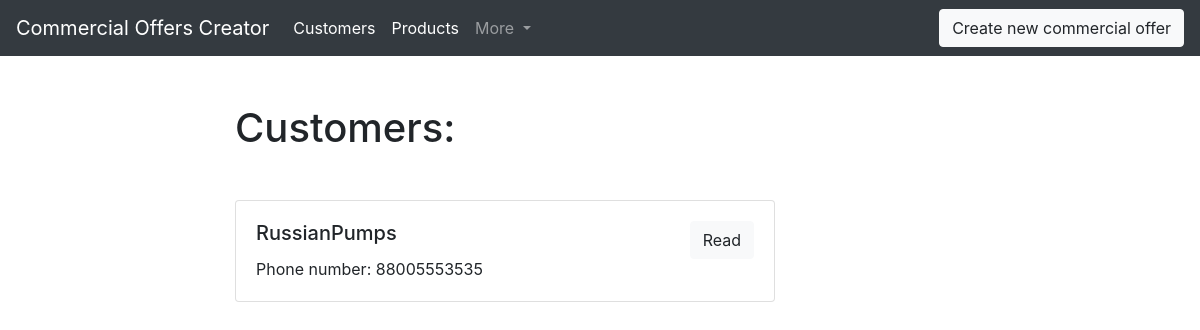
The page /COC/customers on the database as committed earlier.
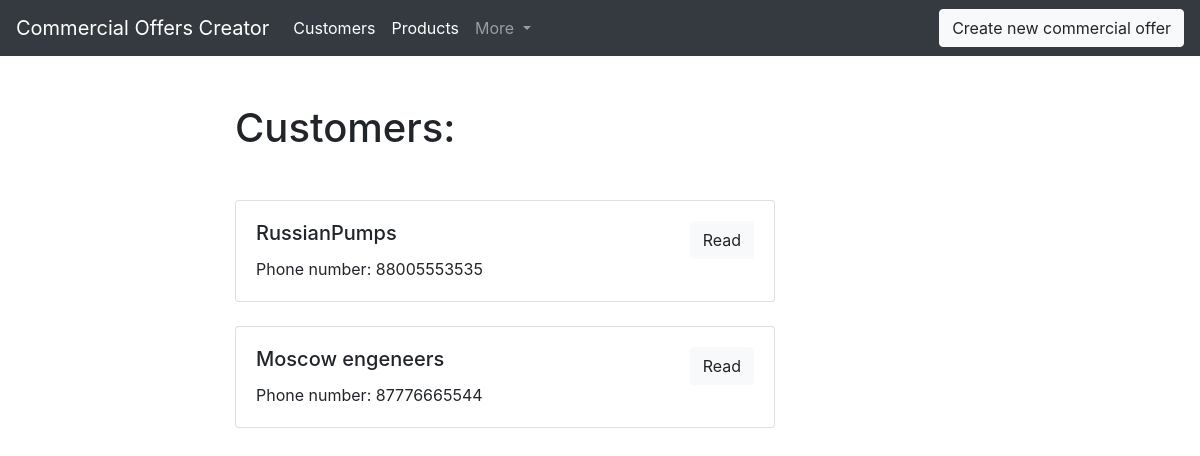
The same page on the database as committed later.
### COC/models.py (models this page shows, shortened)
class Customer(models.Model):
    denomination = models.CharField(max_length=150, db_index=True)
    id = models.AutoField(primary_key=True)
    address = models.CharField(max_length=150)
    index = models.CharField(max_length=6)
    telephone = models.CharField(max_length=11)
    contactPersonPhoneNumber = models.CharField(max_length=11, blank=True)
    contactPersonEmail = models.CharField(max_length=50, blank=True)
    price_group_discounts = models.ManyToManyField('PriceGroupDiscount', blank=True)
    def get_absolut_url(self):
        return reverse('customer_ditail_url', kwargs={'id': self.id})

### COC/views.py (the view)
# urls.py: path('customers', customers_list, name='customers_list_url'),
def customers_list(request):
    customers = Customer.objects.all()
    return render(request, 'COC/customers_list.html', context={'customers': customers})

### COC/templates/COC/customers_list.html (shortened to what this page needs)
{% extends 'COC/base_COC.html' %}
{% block content %}
  <h1 class="mb-5">Customers:</h1>
  {% for customer in customers %}
    {% include 'COC/includes/customer_card_template.html' %}
  {% endfor %}
{% endblock %}

### COC/templates/COC/includes/customer_card_template.html
<div class="card mb-4">
  <div class="card-body">
    <div class="row">
      <div class="col-sm-6">
        <h5 class="card-title">{{customer.denomination}}</h5>
        <p class="card-text">Phone number: {{customer.telephone}}</p>
      </div>
      <div class="col-sm-6 text-right">
        <a href="{{ customer.get_absolut_url }}" class="btn btn-light">Read</a>
      </div>
    </div>
  </div>
</div>

Rows that differ between the two databases and show on the page:
added Customer: denomination "Moscow engeneers", telephone "87776665544"
